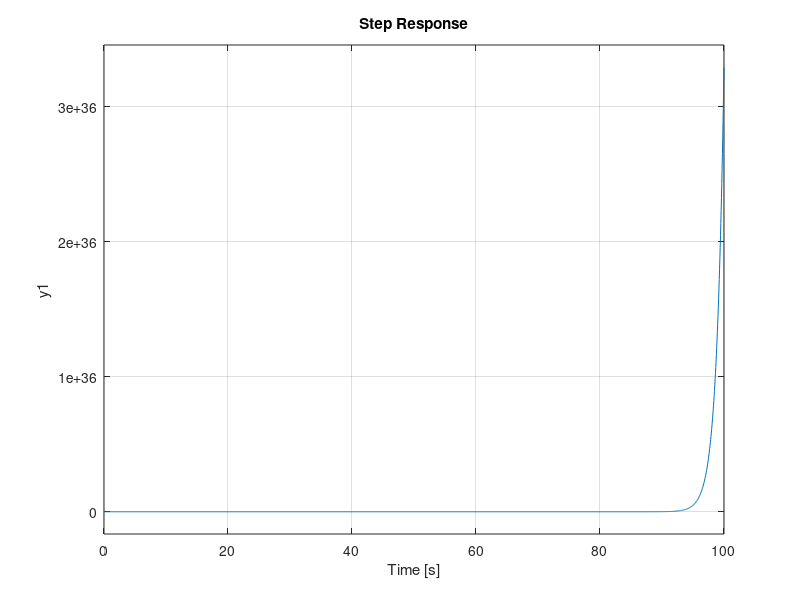

MATLAB code to generate this figure:
%La implementación que se presenta a continuación corresponde al modelado
%del diagrama de bloques en matlab. 

% s = variable a usar por las funciones de transferencia.
s = tf ('s')

%Hi = representa cada una de las funciones de transferencia, desde H1 hasta
%H6, es decir, cada bloque que aparece en el diagrama. 
H1 =  (8*s)/(4*s + 6)
H2 = 6/(s+5)
H3 = (4*s + 3)/(3*(s^3) + 5*(s^2)+1)
H4 = 6/(7*s + 1)
H5 = (5*s+3)/(5*(s^3) + (s^2)+4)
H6 = (5*s + 1)/((s^3) + 6*(s^2)+5)

%Pi = Corresponde a las divisiones realizadas para lograr obtener la
%función de transferencia final. 

P1 = feedback(H3,1,+1)
P2 = P1*H4
P3 = P1*H5
P4 = (P2 + P3)*H6

% result = es la función de transferencia del sistema
result = H1 + H2 + P4
step(result)
grid on